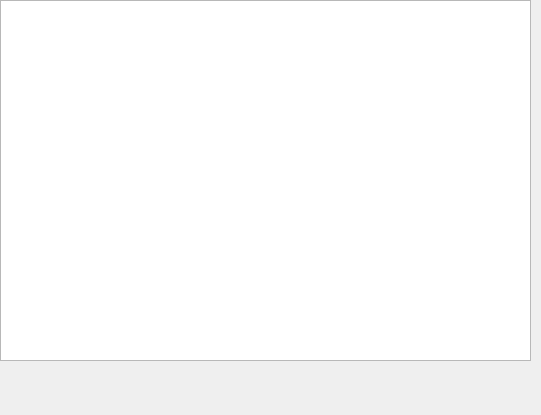
<?xml version="1.0" encoding="UTF-8"?>
<ui version="4.0">
 <class>CWEditEvents</class>
 <widget class="QDockWidget" name="CWEditEvents">
  <property name="geometry">
   <rect>
    <x>0</x>
    <y>0</y>
    <width>541</width>
    <height>415</height>
   </rect>
  </property>
  <property name="sizePolicy">
   <sizepolicy hsizetype="Fixed" vsizetype="Fixed">
    <horstretch>0</horstretch>
    <verstretch>0</verstretch>
   </sizepolicy>
  </property>
  <property name="features">
   <set>QDockWidget::NoDockWidgetFeatures</set>
  </property>
  <property name="allowedAreas">
   <set>Qt::RightDockWidgetArea</set>
  </property>
  <property name="windowTitle">
   <string>Form</string>
  </property>
  <widget class="QWidget" name="dockWidgetContents">
   <widget class="CWEdit" name="eSource">
    <property name="geometry">
     <rect>
      <x>0</x>
      <y>0</y>
      <width>531</width>
      <height>361</height>
     </rect>
    </property>
    <property name="font">
     <font>
      <family>Courier</family>
      <pointsize>9</pointsize>
     </font>
    </property>
   </widget>
  </widget>
 </widget>
 <customwidgets>
  <customwidget>
   <class>CWEdit</class>
   <extends>QPlainTextEdit</extends>
   <header>WEdit.h</header>
  </customwidget>
 </customwidgets>
 <resources/>
 <connections/>
</ui>
